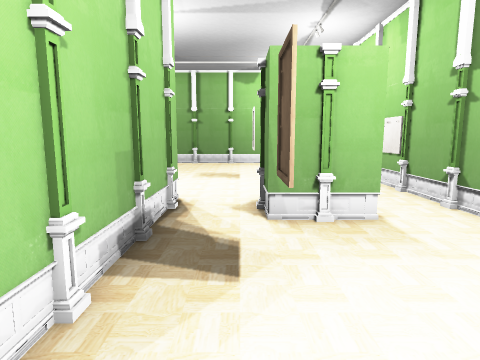
View 1 (above)

19 first-person views from a walk through a Unity game level. The camera is 1.5 m above the floor, tilts 8° down and sees 75° across. The floor is counted in squares, 1 m on a side. Each view is taken from the middle of a square. On the plan, view 1 faces up. The plan holds only what a view shows up to about 15 squares ahead; the rest is blank. The place goes on beyond the plan. The player character is not drawn. Some surface patterns are stand-ins.

View 2
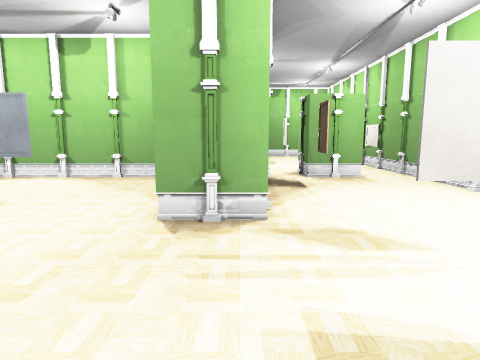

View 3
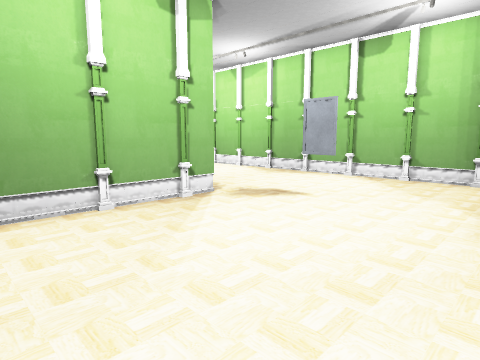

View 4
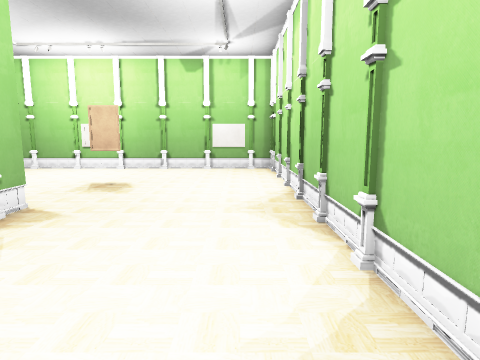

View 5
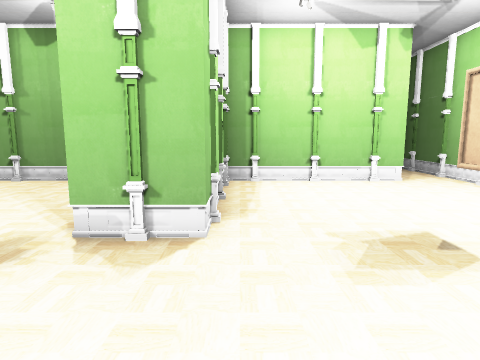

View 6
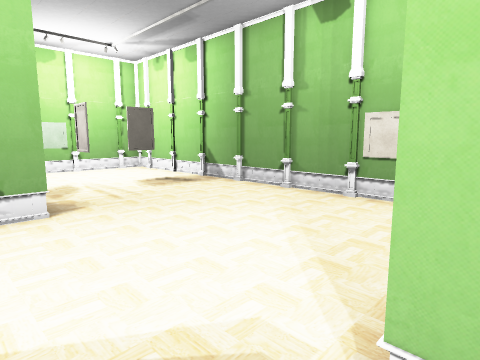

View 7
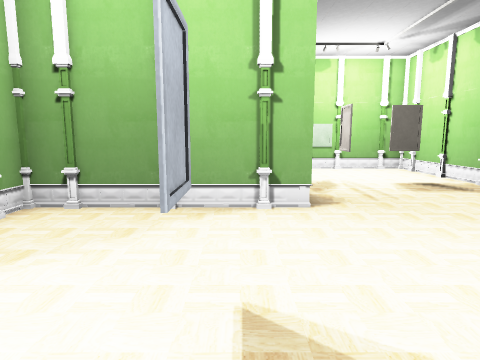

View 8
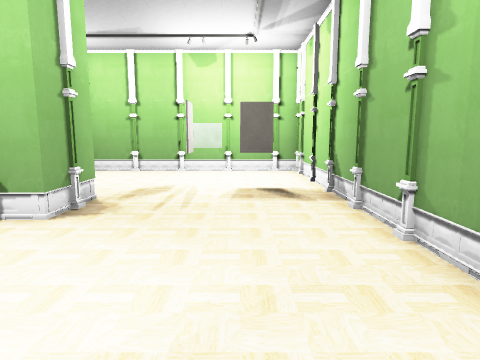

View 9
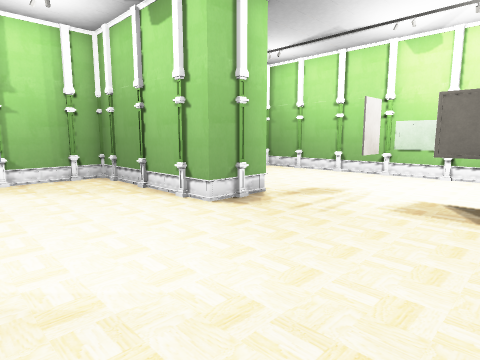

View 10
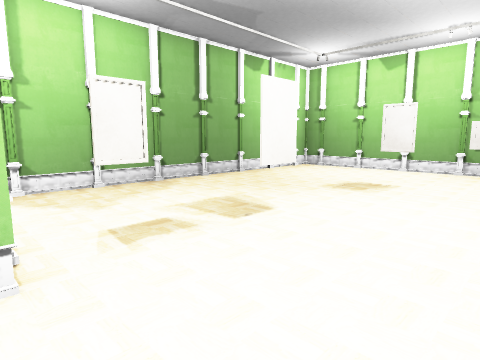

View 11
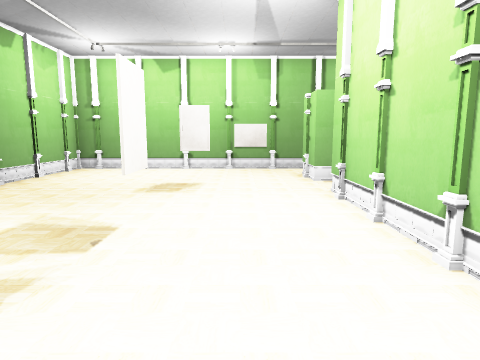

View 12
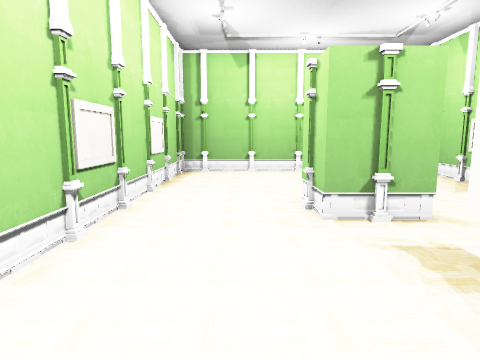

View 13
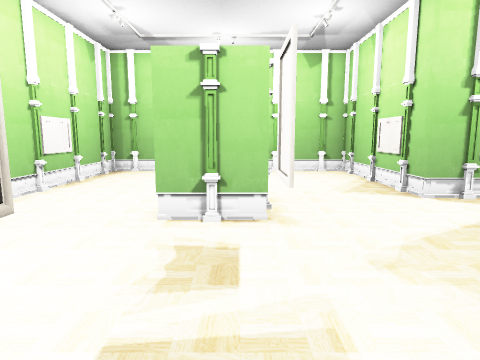

View 14
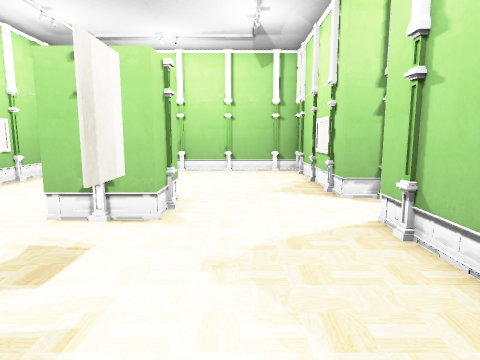

View 15
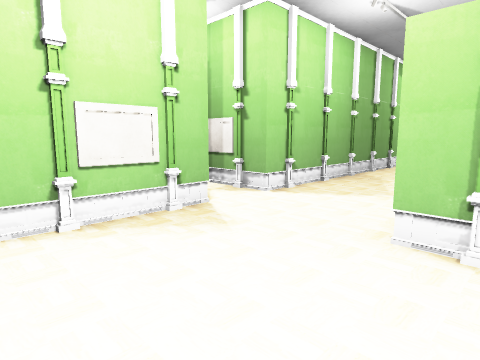

View 16
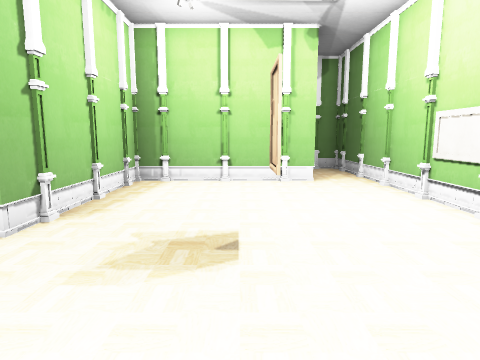

View 17
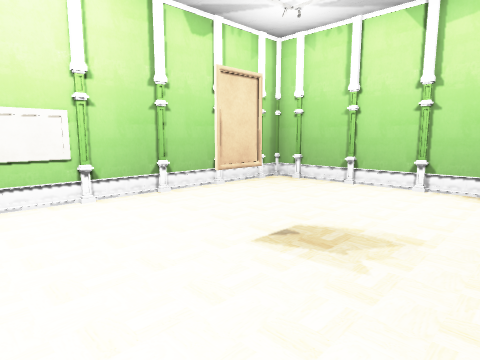

View 18
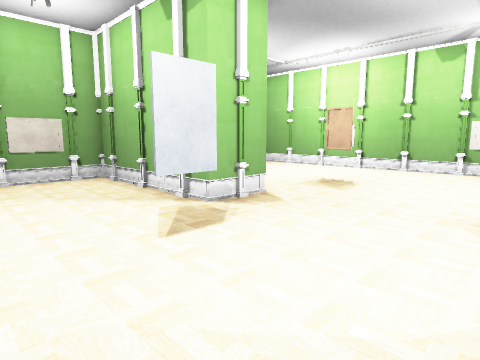

View 19
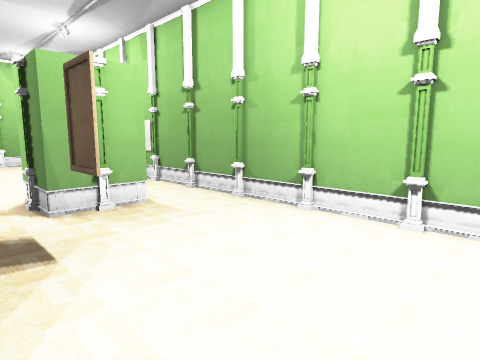

### Floor plan
Points are (right, up) in squares from view 1. A wall is a line through its corners. A room is listed if a view was taken in it or the views show most of it. See-through windows are left out.
Room 1 (views 1, 2, 3, 4, 5, 6, 7, 8, 9, 16, 17, 18, 19)
walls: (-1.4, -0.5) (-3.5, -0.5) (-3.5, 5.5) (-19.5, 5.5) (-19.5, -10.5) (-18.4, -10.5); (-1.5, 5.5) (-1.5, 1.8); (-17.6, -6.5) (-11.5, -6.5) (-11.5, -0.5) (-9.5, -0.5) (-9.5, -6.5) (4.5, -6.5) (4.5, 5.5); (2.6, 5.5) (0.5, 5.5)
ways out: opening at (-0.5, 6.5) to room 2; opening at (3.5, 6.5) to room 2
objects: other object (-19, -3); other object (-19, 3); other object (-16, -1) to (-15, -1); other object (-8, 1) to (-8, 2); other object (-7, -6); other object (0, -5) to (1, -5); other object (0, -3) to (0, -2); other object (0, 3) to (1, 3); other object (4, -2)
Room 2 (views 10, 11, 12, 13, 14, 15)
walls: (-11.5, 12.5) (-11.5, 13.5) (-9.5, 13.5) (-9.5, 11.5) (-11.5, 11.5); (-11.5, 18.9) (-11.5, 17.5) (-17.5, 17.5) (-17.5, 7.5) (-1.5, 7.5) (-1.5, 5.5); (0.5, 5.5) (0.5, 7.5) (2.5, 7.5); (4.5, 15.5) (4.5, 17.5) (-9.5, 17.5) (-9.5, 19.5); (4.5, 5.5) (4.5, 15)
ways out: opening at (-0.5, 6.5) to room 1; opening at (3.5, 6.5) to room 1
objects: other object (-14, 17); other object (-13, 8); other object (-10, 19); other object (-9, 8); other object (-8, 13) to (-8, 14); other object (-6, 11) to (-6, 12); other object (0, 11) to (1, 11); other object (4, 10)

Positions as (right, up) in squares from view 1, and headings:
1: (0, 0), facing up
2: (-2, -6), facing up
3: (-3, -6), facing up-left
4: (-5, 4), facing left
5: (-12, 4), facing down
6: (-10, 1), facing down-right
7: (-10, 1), facing right
8: (-9, -4), facing right
9: (-8, -6), facing up-right
10: (-10, 8), facing up-right
11: (-10, 10), facing right
12: (-4, 10), facing left
13: (-4, 13), facing left
14: (-4, 15), facing left
15: (-16, 12), facing up-right
16: (-15, 4), facing down
17: (-12, -4), facing up-left
18: (-5, 5), facing down-left
19: (-1, -1), facing up-right
